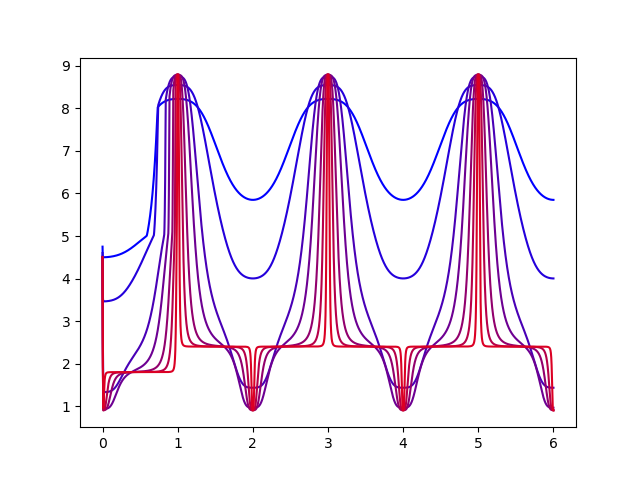

Here is the Python script that generated this plot:

import matplotlib.pyplot as plt

from common import *

samples = 10000

def alp(a):
    xs = [6*x/samples for x in range(samples)]
    ys = []

    mn = 5
    md = 5
    mx = 5

    for x in xs:
        y = foo(x, adjSin, 0.9*mn, md, 1.1*mx, a)
        ys.append(y)

        y = max(1, min(y, 8))

        mn = min(mn, y)
        mx = max(mx, y)
        md = mn + (mx - mn)*0.2

    return (xs, ys)

avs = [1, 2, 5, 10, 30, 100, 1000]

for i in range(len(avs)):
    (xs, ys) = alp(avs[i])
    plt.plot(xs, ys, color=(i/len(avs), 0, 1 - i/len(avs)))

plt.savefig("a_vary.png")

